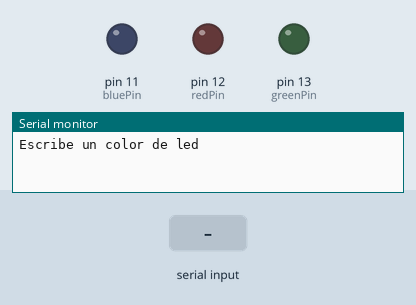
This sketch was run on a simulated Arduino Uno, built with avr-gcc and run on an emulated ATmega328P. On the bench: output pins drawn as LEDs (lit = HIGH), the last lines printed to the serial monitor. Inputs (shaded band) come from the test bench.

Above: at 1.2 s.
1.3 s: "1\n" received over Serial
At 2.0 s:
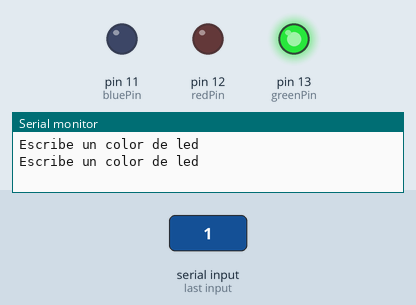
3.8 s: "2\n" received over Serial
At 4.6 s:
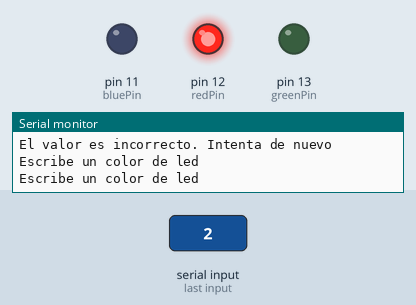
6.3 s: "3\n" received over Serial
At 7.0 s:
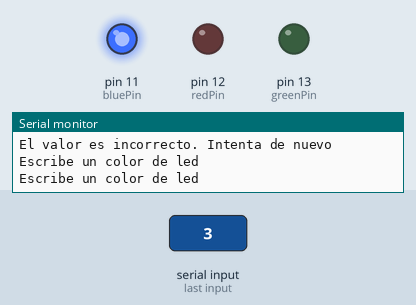
Timing chart, 0 to 9.3 s (numbered marks = the images above; inputs shaded):
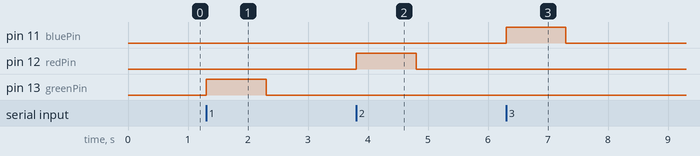

Measured:
- after the input at 1.3 s, pin 13 (greenPin): LOW → HIGH at once, → LOW 1.0 s later
- after the input at 3.8 s, pin 12 (redPin): LOW → HIGH at once, → LOW 1.0 s later
- after the input at 6.3 s, pin 11 (bluePin): LOW → HIGH at once, → LOW 1.0 s later

The sketch:

Else_Clase_20.ino
```cpp
int greenPin = 13;
int redPin = 12;
int bluePin = 11;
int ledColor;
String msg1 = "Escribe un color de led";


void setup() {
  // put your setup code here, to run once:
  Serial.begin(115200);
  pinMode(greenPin, OUTPUT);
  pinMode(redPin, OUTPUT);
  pinMode(bluePin, OUTPUT);

}

void loop() {
  // put your main code here, to run repeatedly:
  Serial.println();
  Serial.println(msg1);
  while (Serial.available() == 0) {

  }

  ledColor = Serial.parseInt();

  switch (ledColor) {

    case 1:
      digitalWrite(greenPin, HIGH);
      digitalWrite(redPin, LOW);
      digitalWrite(bluePin, LOW);
      break;

    case 2:
      digitalWrite(greenPin, LOW);
      digitalWrite(redPin, HIGH);
      digitalWrite(bluePin, LOW);
      break;

    case 3:
      digitalWrite(greenPin, LOW);
      digitalWrite(redPin, LOW);
      digitalWrite(bluePin, HIGH);
      break;

    default:
      digitalWrite(greenPin, LOW);
      digitalWrite(redPin, LOW);
      digitalWrite(bluePin, LOW);
      Serial.println("El valor es incorrecto. Intenta de nuevo");


  }


  //if (ledColor == "verde"){
  //  digitalWrite(greenPin,HIGH);
  //  digitalWrite(redPin,LOW);
  //  digitalWrite(bluePin,LOW);
  //
  //}
  //else if (ledColor == "rojo"){
  //  digitalWrite(greenPin,LOW);
  //  digitalWrite(redPin,HIGH);
  //  digitalWrite(bluePin,LOW);
  //
  //}
  //else if (ledColor == "azul"){
  //  digitalWrite(greenPin,LOW);
  //  digitalWrite(redPin,LOW);
  //  digitalWrite(bluePin,HIGH);
  //
  //}
  //
  //else {
  //  digitalWrite(greenPin,LOW);
  //  digitalWrite(redPin,LOW);
  //  digitalWrite(bluePin,LOW);
  //  Serial.println("El valor es incorrecto. Intenta de nuevo");
  //
  //}

}
```
